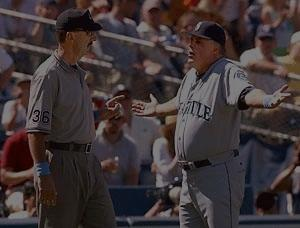
%> input picture 3_1.jpg, 300 x 228 px
$ octave L13.m   (GNU Octave 9; MATLAB toolbox functions it lacks are replaced by stand-ins)
%> lines starting %> are read from the running program, lines starting %| are printed output that depends on the picture
% Read and convert to HSV
img = imread('3_1.jpg');
%> img is the input picture: size 228x300x3 uint8; mean R, G, B 62.4, 52.5, 53.7
%img = imread('3_2.jpg');  % or '3_2.jpg''
img_hsv = rgb2hsv(img);
%> img_hsv: size 228x300x3 double; mean H, S, V 0.453, 0.272, 0.255
V = img_hsv(:,:,3);
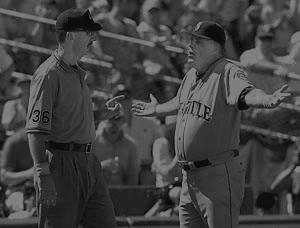
%> V: size 228x300 double; min 0.00392, max 0.616, mean 0.255

% Original Histogram & CDF
[counts_orig] = imhist(V, 256);
%> counts_orig = 256 values, max 1344 at index 54, min 0 at index 1, mean 267.2
pdf_orig = counts_orig / sum(counts_orig);
%> pdf_orig = 256 values, max 0.0196 at index 54, min 0 at index 1, mean 0.00391
cdf_orig = cumsum(pdf_orig);
%> cdf_orig = 256 values from 0 to 1

% Create Gaussian Target Histogram
x = linspace(0, 1, 256);
mu = 0.5; sigma = 0.2;

pdf_target = normpdf(x, mu, sigma);  % Normal distribution
pdf_target = pdf_target / sum(pdf_target);  % Normalize to sum=1
cdf_target = cumsum(pdf_target);     % CDF of target

% Mapping function from original CDF to target CDF
mapping = zeros(1, 256);
for i = 1:256
    [~, idx] = min(abs(cdf_orig(i) - cdf_target));
    mapping(i) = x(idx);
end
%> this loop made 256 passes
%> idx on passes 1 to 3: 1, 1, 1
%> after the loop, mapping = 256 values from 0 to 1

% Apply mapping
V_uint8 = uint8(V * 255);
V_mapped = mapping(V_uint8 + 1);
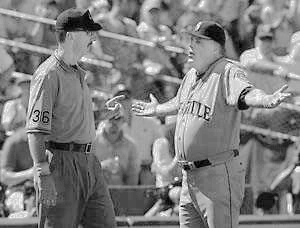
%> V_mapped: size 228x300 double; min 0, max 1, mean 0.502
V_new = reshape(V_mapped, size(V));

% Convert back to RGB
img_hsv(:,:,3) = V_new;
%> img_hsv: size 228x300x3 double; mean H, S, V 0.453, 0.272, 0.502
img_specified = hsv2rgb(img_hsv);
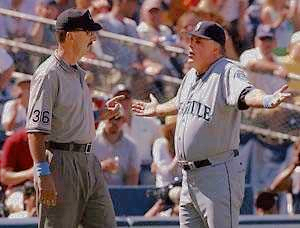
%> img_specified: size 228x300x3 double; mean R, G, B 0.481, 0.404, 0.414

% Compute histogram & CDF of specified V
[counts_new] = imhist(V_new, 256);
%> counts_new = 256 values, max 1344 at index 116, min 0 at index 3, mean 267.2
pdf_new = counts_new / sum(counts_new);
%> pdf_new = 256 values, max 0.0196 at index 116, min 0 at index 3, mean 0.00391
cdf_new = cumsum(pdf_new);
%> cdf_new = 256 values from 0.000395 to 1

% Plot all results
figure('Name', 'LAB1_TRANPHUOCDIEN&NGUYENTHENHAN', 'NumberTitle', 'off');

% Images
subplot(3,3,1); imshow(img); title('Original Image');
subplot(3,3,2); bar(0:255, counts_orig); xlim([0 255]); title('Original V Histogram-NTN-TPD');
subplot(3,3,3); plot(0:255, cdf_orig, 'b'); xlim([0 255]); title('Original V CDF-NTN-TPD');


subplot(3,3,4); imshow(img_specified); title('Histogram Specified Image-NTN-TPD');
subplot(3,3,5); bar(0:255, counts_new); xlim([0 255]); title('Specified V Histogram-NTN-TPD');
subplot(3,3,6); plot(0:255, cdf_new, 'r'); xlim([0 255]); title('Specified V CDF-NTN-TPD');
% Histograms
subplot(3,3,8); bar(0:255, pdf_target); xlim([0 255]); title('Target (Gaussian) Histogram-NTN-TPD');
subplot(3,3,9); plot(0:255, cdf_target, 'g'); xlim([0 255]); title('Target (Gaussian) CDF-NTN-TPD');
%> after `title('Target (Gaussian) CDF-NTN-TPD')`:
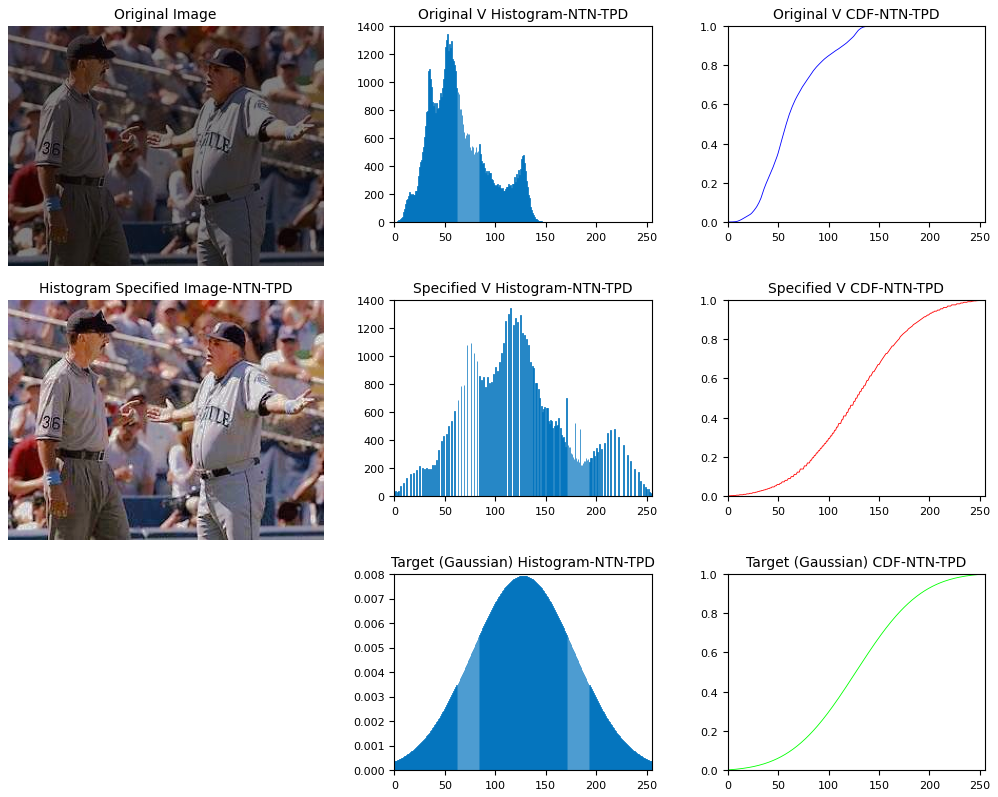
%> figure redrawn from the program's plot data, 8 panels


% CDFs


% Target histogram & CDF (converted to 0–255 scale for display)

$ run again, with 3_2.jpg copied over 3_1.jpg
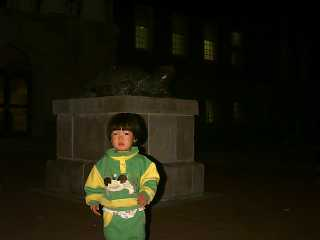
%> input picture 3_2.jpg, 320 x 240 px
%> img is the input picture: size 240x320x3 uint8; mean R, G, B 26.2, 24.6, 11
%> `V = img_hsv(:,:,3);`:
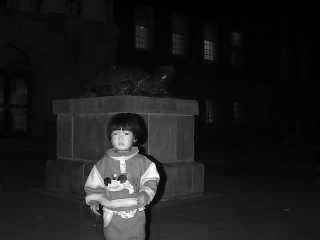
%> V: size 240x320 double; min 0, max 1, mean 0.11
%> counts_orig = 256 values, max 5570 at index 6, min 2 at index 254, mean 300
%> pdf_orig = 256 values, max 0.0725 at index 6, min 2.6e-05 at index 254, mean 0.00391
%> cdf_orig = 256 values from 0.0559 to 1
%> the loop `for i = 1:256` made 256 passes
%> idx on passes 1 to 3: 49, 52, 67
%> after the loop `for i = 1:256`: mapping = 256 values from 0.188 to 1
%> `img_specified = hsv2rgb(img_hsv);`:
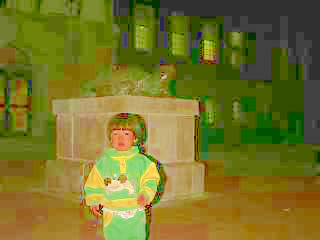
%> img_specified: size 240x320x3 double; mean R, G, B 0.463, 0.453, 0.153
%> counts_new = 256 values, max 5570 at index 94, min 0 at index 1, mean 300
%> pdf_new = 256 values, max 0.0725 at index 94, min 0 at index 1, mean 0.00391
%> cdf_new = 256 values from 0 to 1
